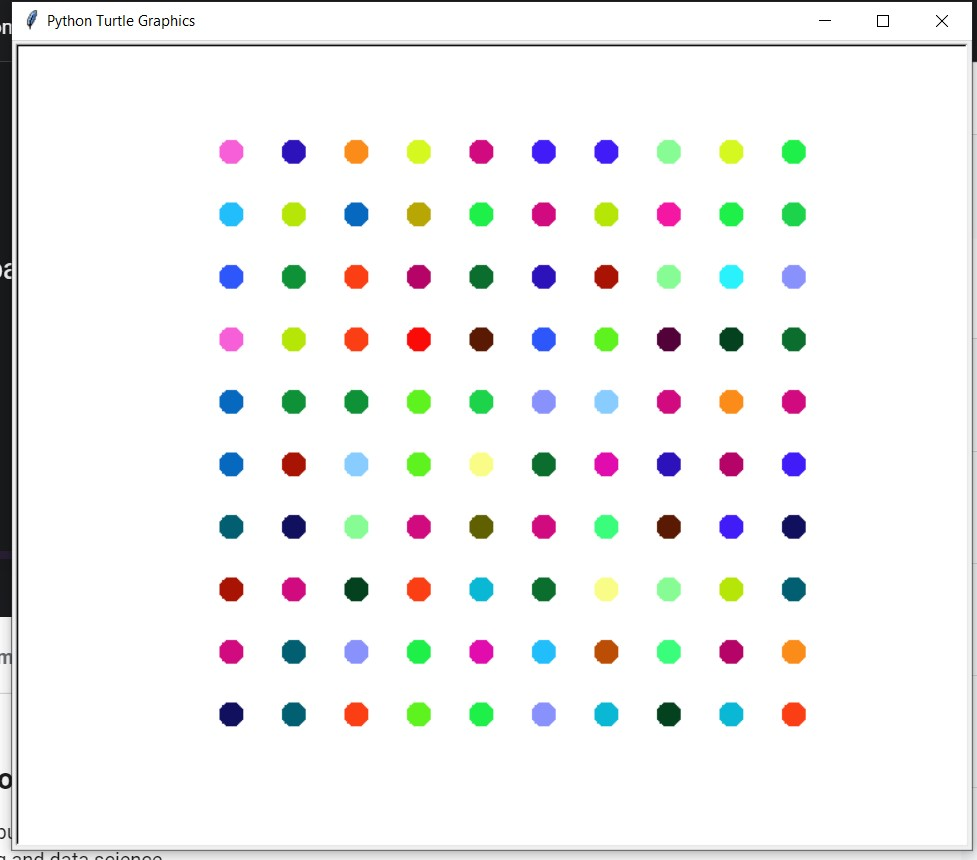

Write Python code to recreate this figure.
# to run this you need to install colorgram by:
# pip install colorgram
import colorgram
import turtle as t
import random

t.colormode(255) #Enable RGB color mode in turtle
pen = t.Turtle()
pen.speed('fastest')
pen.pensize(15)
pen.penup() # to avoid drawing the lines between dots
pen.hideturtle() #hiding the turtle pointer so it will look cool
#importing the image and extracting 100 colors from the image by colorgram package
color_from_image = colorgram.extract('image.jpg', 100)

#Extracting the RGB Colors from the image
def color_extraction(colors):
    extracted_colors = []
    for color in colors:
        r = color.rgb.r
        g = color.rgb.g
        b = color.rgb.b
        colors_tuple = (r, g, b)
        extracted_colors.append(colors_tuple)
    return extracted_colors

pen.setheading(225)
pen.forward(300)
pen.setheading(0)
num_of_dots = 100

for dot_count in range(1, num_of_dots + 1):
    pen.dot(20,random.choice(color_extraction(color_from_image)))
    pen.forward(50)
    if dot_count % 10 == 0:
        pen.setheading(90)
        pen.forward(50)
        pen.setheading(180)
        pen.forward(500)
        pen.setheading(0)


scr = t.Screen()
scr.exitonclick()
